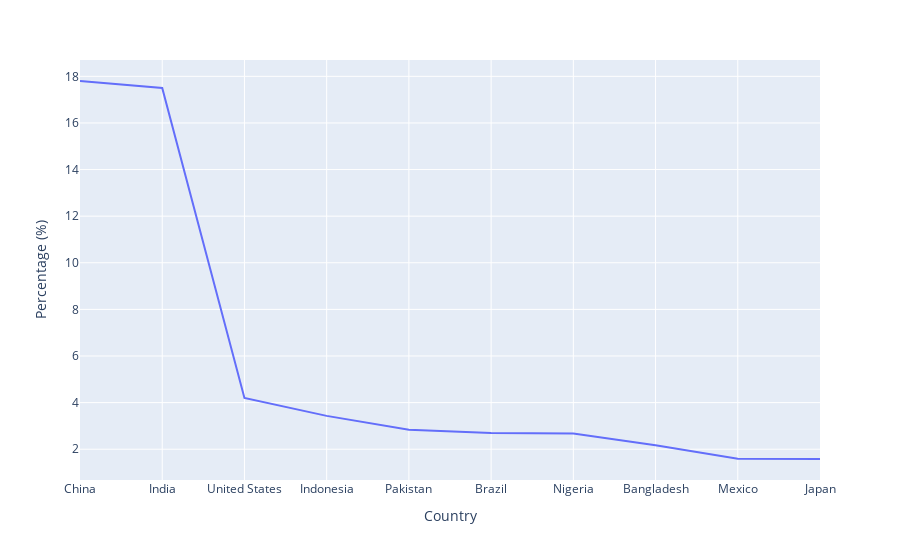

The notebook cell saved with this chart:
### Code cell
# based on the graph, we could see that the region included in top 10 highest population is mostly from Asia, then followed up with Americas and Africa
# the highest percentage of population still goes to China whereas it has 17.8% global population, the runner up is India with 17.5%
px.line(sorted, 'Country', 'Percentage (%)')

### Figure 1 — Plotly figure (JSON) as saved in the notebook; plotly's stock layout.template omitted (floating-point values rounded to 4 significant figures)
{"data": [{"hovertemplate": "Country=%{x}<br>Percentage (%)=%{y}<extra></extra>", "legendgroup": "", "line": {"color": "#636efa", "dash": "solid"}, "marker": {"symbol": "circle"}, "mode": "lines", "name": "", "orientation": "v", "showlegend": false, "type": "scatter", "x": ["China", "India", "United States", "Indonesia", "Pakistan", "Brazil", "Nigeria", "Bangladesh", "Mexico", "Japan"], "xaxis": "x", "y": [17.8, 17.5, 4.2, 3.43, 2.84, 2.7, 2.67, 2.17, 1.59, 1.58], "yaxis": "y"}], "layout": {"legend": {"tracegroupgap": 0}, "margin": {"t": 60}, "xaxis": {"anchor": "y", "domain": [0, 1], "title": {"text": "Country"}}, "yaxis": {"anchor": "x", "domain": [0, 1], "title": {"text": "Percentage (%)"}}}}
